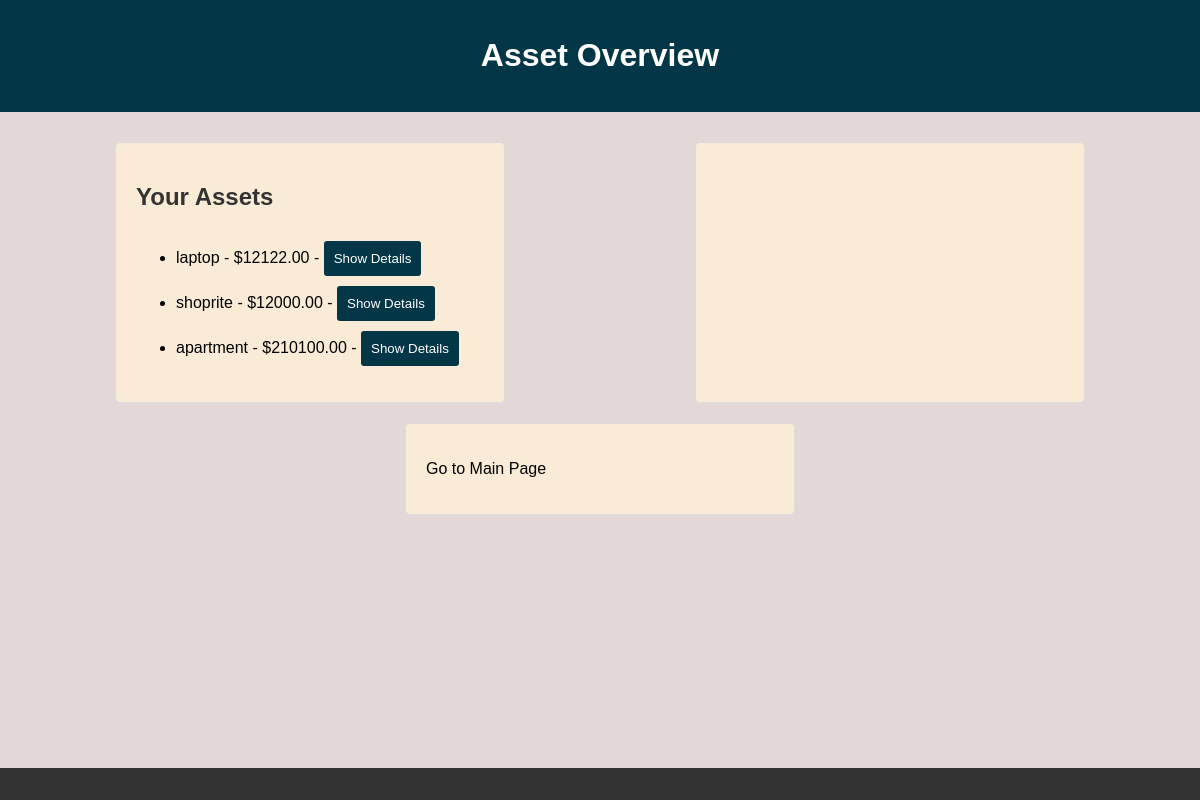
The app's page /asset_management/asset_overview/ with its own data.
### asset_management/models.py (models this page shows, shortened)
class Asset(models.Model):
    name = models.CharField(max_length=255)
    purchase_price = models.DecimalField(max_digits=10, decimal_places=2)
    additional_costs = models.DecimalField(max_digits=10, decimal_places=2, default=10)
    total_amount = models.DecimalField(max_digits=10, decimal_places=2, editable=False)
    purchase_date = models.DateField(auto_now_add=True)

### asset_management/views.py (the view)
# urls.py: path('asset_overview/', asset_overview, name='asset_overview'),
def asset_overview(request):
    owned_assets = Asset.objects.all()
    return render(request, 'asset_overview.html', {'owned_assets': owned_assets})

### templates/Asset_overview.html (shortened to what this page needs)
<!DOCTYPE html>
<html lang="en">
<head>
    {% load static %}
    <link rel="stylesheet" href="{% static 'asset_overview.css' %}">
</head>
<body>
    <header>
        <h1>Asset Overview</h1>
    </header>
    <section>
        <div class="asset-info">
            <h2>Your Assets</h2>
            <ul>
                {% for asset in owned_assets %}
                    <li>
                        {{ asset.name }} - ${{ asset.total_amount }} -
                        <button onclick="showDetails('{{ asset.name }}',  {{ asset.total_amount }},    {{ asset.additional_costs }})">Show Details</button>
                    </li>
                {% endfor %}
            </ul>
        </div>
        <div class="asset-details" id="assetDetails">
        </div>
        <div class="go-to-main" id="goToMain" onclick="goToMainPage()">
            <p>Go to Main Page</p>
        </div>
    </section>
    <footer>
    </footer>
</body>
</html>

### static/Asset_overview.css (style rules this page uses)
body { font-family: 'Arial', sans-serif; margin: 0; padding: 0; background-color: hsla(0, 18%, 83%, 0.774); }
header { background-color: #033747; color: #fff; text-align: center; padding: 1em 0; }
section { display: flex; justify-content: space-around; flex-wrap: wrap; margin: 20px; }
div { background-color:antiquewhite; border: 1px solid #ddd; border-radius: 5px; padding: 20px; margin: 10px; width: 30%; }
h2 { color: #333; }
button { background-color: #033747; color: #fff; padding: 10px; border: none; border-radius: 3px; cursor: pointer; margin-top: 10px; }
footer { background-color: #333; color: #fff; text-align: center; padding: 1em 0; position: fixed; bottom: 0; width: 100%; }

### records on screen
Asset: name "laptop", total_amount "12122.00"
Asset: name "shoprite", total_amount "12000.00"
Asset: name "apartment", total_amount "210100.00"
